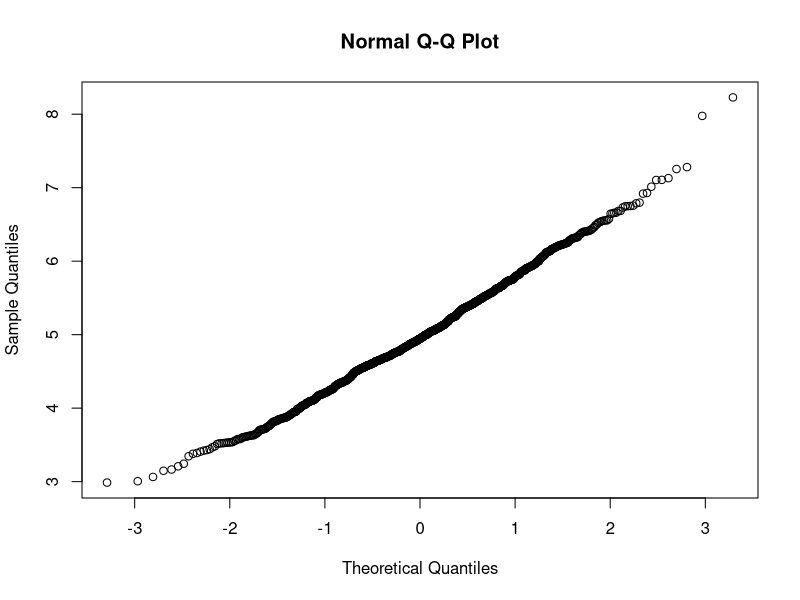
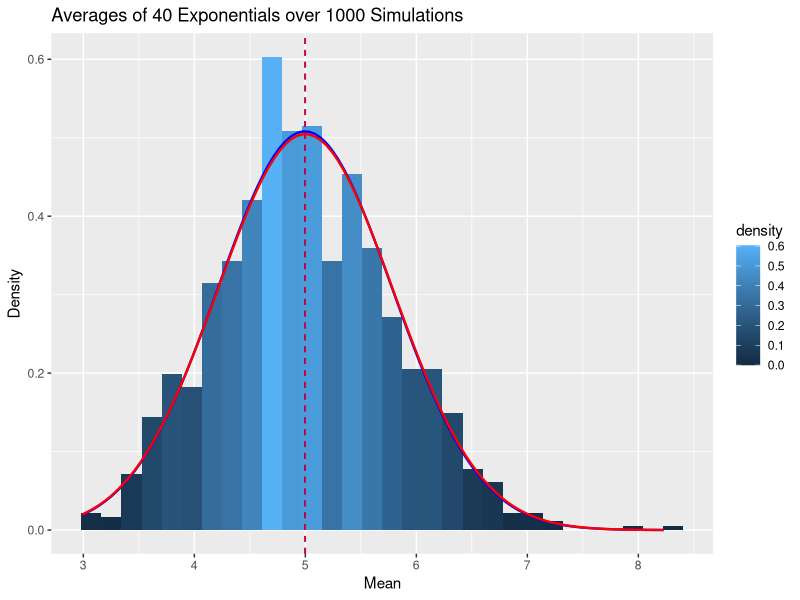

R code for these plots, in order:
## ---- chunk 1
knitr::opts_chunk$set(warning=FALSE, fig.height=4, fig.width=7)
set.seed(77)
library(ggplot2)
## ---- chunk 2
# Setting variables
n <- 40
lambd <- 0.2

# Simulate 40 exponentials over 1000 simulations
simulations <- replicate(n=1000, expr=rexp(n, lambd))

# Extract the means of each simulation (down each column)
sim_means <- apply(X=simulations, MARGIN=2, FUN=mean)
## ---- chunk 3
samp_mean <- mean(sim_means)
theo_mean <- 1 / lambd
samp_var <- var(sim_means)
theo_var <- (1/lambd)^2 / n
## ---- chunk 4
c(theo_mean, samp_mean)
## ---- chunk 5
c(theo_var, samp_var)
## ---- chunk 6
c(t.test(sim_means)$conf.int[1], t.test(sim_means)$conf.int[2])
## ---- chunk 7
qqnorm(sim_means)
## ---- chunk 8
# Need to first turn the data into a dataFrame for ggplot to work
sim_means <- data.frame(sim_means)

# Compare the sample and theoretical statistics
ggplot(data=sim_means, mapping=aes(x=sim_means)) + 
  geom_histogram(mapping=aes(y=..density.., fill=..density..)) + 
  geom_vline(xintercept=samp_mean, linetype="dashed", col="blue", size=0.5) + 
  geom_vline(xintercept=theo_mean, linetype="dashed", col="red", size=0.5) +
  stat_function(fun=dnorm, args=list(mean=samp_mean, sd=sqrt(samp_var)), size=0.8, col="blue") + 
  stat_function(fun=dnorm, args=list(mean=theo_mean, sd=sqrt(theo_var)), size=0.8, col="red") +
  labs(title="Averages of 40 Exponentials over 1000 Simulations", y="Density", x="Mean")
